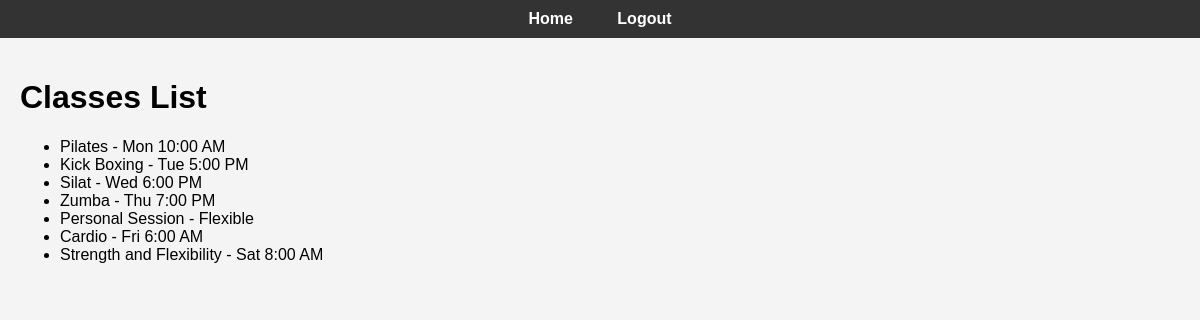
/view_classes (signed in), run on the app's committed database.
### tables this page shows
CREATE TABLE classes (
                    id INTEGER PRIMARY KEY,
                    class_name TEXT NOT NULL,
                    class_time TEXT NOT NULL
                );

### app.py (the view)
@app.route('/view_classes')
def view_classes():
    if 'user' not in session:
        return redirect(url_for('login'))
    classes = query_db("SELECT * FROM classes")
    return render_template('view_classes.html', classes=classes)

### app.py (called while the page is built)
def get_db():
    db = getattr(g, '_database', None)
    if db is None:
        db = g._database = sqlite3.connect(DATABASE)
    return db

@app.teardown_appcontext
def close_connection(exception):
    db = getattr(g, '_database', None)
    if db is not None:
        db.close()

def query_db(query, args=(), one=False):
    cur = get_db()
    cur.row_factory = sqlite3.Row  # This enables access by column name
    cur = cur.execute(query, args)
    rv = cur.fetchall()
    cur.close()
    return (rv[0] if rv else None) if one else rv

@app.before_request
def check_session_timeout():
    session_timeout = timedelta(minutes=1)
    now = datetime.utcnow()
    last_activity = session.get('last_activity')
    if last_activity:
        time_diff = now - datetime.strptime(last_activity, "%Y-%m-%d %H:%M:%S")
        if time_diff > session_timeout:
            session.pop('user', None)  # Expire the session if it exceeds the timeout
            return redirect(url_for('login'))  # Redirect to login page
    session['last_activity'] = now.strftime("%Y-%m-%d %H:%M:%S")

### templates/view_classes.html (shortened to what this page needs)
{% extends 'base.html' %}
{% block content %}
<h1>Classes List</h1>
<ul>
    {% for class in classes %}
        <li>{{ class[1] }} - {{ class[2] }}</li>
    {% endfor %}
{% endblock %}

### templates/base.html (shortened to what this page needs)
<!DOCTYPE html>
<html lang="en">
<head>
    <link rel="stylesheet" href="{{ url_for('static', filename='styles.css') }}">
</head>
<body>
    <header>
        <a href="{{ url_for('dashboard') }}">Home</a>
        {% if session.get('user') %}
            <a href="{{ url_for('logout') }}">Logout</a>
        {% endif %}
    </header>
    <main>
        {% block content %}{% endblock %}
    </main>
</body>
</html>

### static/styles.css (style rules this page uses)
body { font-family: Arial, sans-serif; background-color: #f4f4f4; margin: 0; padding: 0; }
header { background-color: #333; color: white; padding: 10px 0; text-align: center; }
header a { color: white; margin: 0 20px; text-decoration: none; font-weight: bold; }
main { padding: 20px; }

### data on the page
classes: class_name "Pilates", class_time "Mon 10:00 AM"
classes: class_name "Kick Boxing", class_time "Tue 5:00 PM"
classes: class_name "Silat", class_time "Wed 6:00 PM"
classes: class_name "Zumba", class_time "Thu 7:00 PM"
classes: class_name "Personal Session", class_time "Flexible"
classes: class_name "Cardio", class_time "Fri 6:00 AM"
classes: class_name "Strength and Flexibility", class_time "Sat 8:00 AM"
